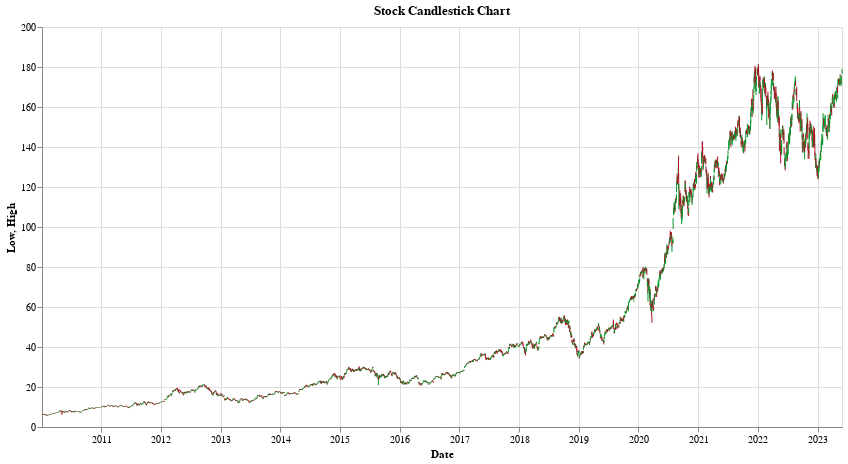

The code cell stored with this chart in its notebook:
### Code cell
ohlc_data = stock[['Date', 'Open', 'High', 'Low', 'Close']]

chart = alt.Chart(ohlc_data).mark_rule().encode(
    x='Date:T',
    y='Low:Q',
    y2='High:Q',
    color=alt.condition(
        "datum.Close >= datum.Open",
        alt.value("#06982d"),
        alt.value("#ae1325")
    ),
    tooltip=['Date:T', 'Open:Q', 'High:Q', 'Low:Q', 'Close:Q']
).properties(
    title='Stock Candlestick Chart',
    width=800,
    height=400
)

chart

### Figure 1 — Vega-Lite specification as saved in the notebook (floating-point values rounded to 4 significant figures; data arrays with more than 128 entries replaced by an {"elided": "..."} marker saying what was removed)
{"config": {"view": {"continuousWidth": 300, "continuousHeight": 300}}, "data": {"name": "data-fb952bdc969abbcb5d23016d97c5ca72"}, "mark": {"type": "rule"}, "encoding": {"color": {"condition": {"test": "datum.Close >= datum.Open", "value": "#06982d"}, "value": "#ae1325"}, "tooltip": [{"field": "Date", "type": "temporal"}, {"field": "Open", "type": "quantitative"}, {"field": "High", "type": "quantitative"}, {"field": "Low", "type": "quantitative"}, {"field": "Close", "type": "quantitative"}], "x": {"field": "Date", "type": "temporal"}, "y": {"field": "Low", "type": "quantitative"}, "y2": {"field": "High"}}, "height": 400, "title": "Stock Candlestick Chart", "width": 800, "$schema": "https://vega.github.io/schema/vega-lite/v5.8.0.json", "datasets": {"data-fb952bdc969abbcb5d23016d97c5ca72": {"elided": "3374 records"}}}
